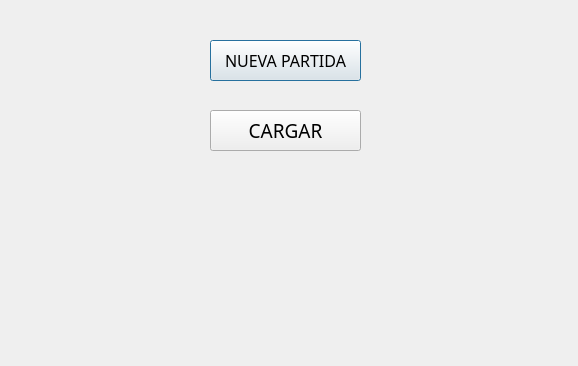
<?xml version="1.0" encoding="UTF-8"?>
<ui version="4.0">
 <class>PARTIDAS</class>
 <widget class="QDialog" name="PARTIDAS">
  <property name="geometry">
   <rect>
    <x>0</x>
    <y>0</y>
    <width>578</width>
    <height>366</height>
   </rect>
  </property>
  <property name="windowTitle">
   <string>Dialog</string>
  </property>
  <widget class="QPushButton" name="pushButton">
   <property name="geometry">
    <rect>
     <x>210</x>
     <y>40</y>
     <width>151</width>
     <height>41</height>
    </rect>
   </property>
   <property name="font">
    <font>
     <family>Broken Detroit</family>
     <pointsize>12</pointsize>
    </font>
   </property>
   <property name="text">
    <string>NUEVA PARTIDA</string>
   </property>
  </widget>
  <widget class="QPushButton" name="pushButton_2">
   <property name="geometry">
    <rect>
     <x>210</x>
     <y>110</y>
     <width>151</width>
     <height>41</height>
    </rect>
   </property>
   <property name="font">
    <font>
     <family>Broken Detroit</family>
     <pointsize>14</pointsize>
    </font>
   </property>
   <property name="text">
    <string>CARGAR</string>
   </property>
  </widget>
 </widget>
 <resources/>
 <connections/>
</ui>
